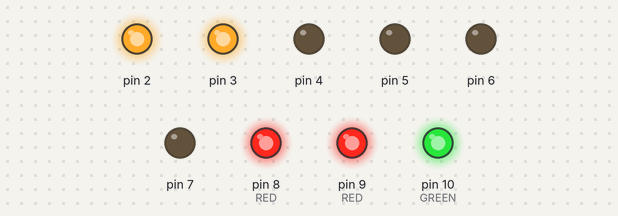
The sketch below on a simulated Arduino Uno, built with avr-gcc and run on an emulated ATmega328P. On the bench: output pins drawn as LEDs (lit = HIGH).

Above: at 0.5 s.
At 1.5 s:
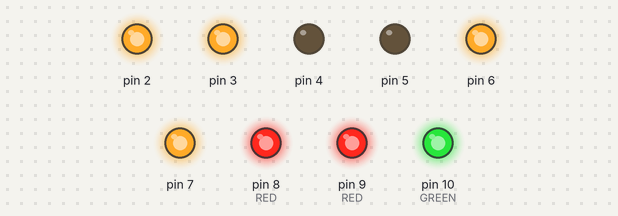
At 3.3 s:
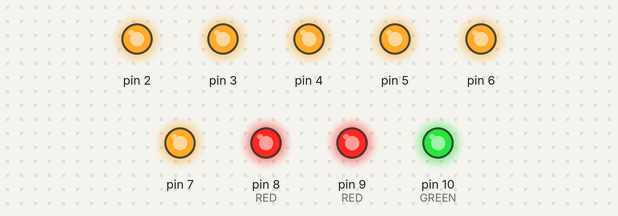
At 4.3 s:
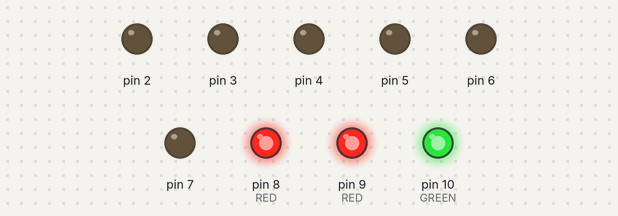
Timing chart, 0 to 5.5 s (numbered marks = the images above):
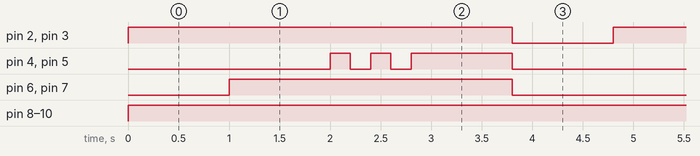

Measured:
- by itself, pin 2, pin 3: alternates HIGH for 3.8 s and LOW for 1.0 s
- by itself, pin 4, pin 5: repeats every 4.8 s: LOW 0.20 s, HIGH 0.20 s, LOW 0.20 s, HIGH 1.0 s, LOW 3.0 s, HIGH 0.20 s
- by itself, pin 6, pin 7: alternates HIGH for 2.8 s and LOW for 2.0 s
- by itself, pin 8 (RED), pin 9 (RED), pin 10 (GREEN): LOW → HIGH at 0.00 s

The sketch:

daddy_pinball.ino
```cpp
void setup()
{
 //GREEN
 pinMode(2, OUTPUT);
 pinMode(3, OUTPUT);

 //RED
 pinMode(4, OUTPUT);
 pinMode(5, OUTPUT);

 //YELLOW
 pinMode(6, OUTPUT);
 pinMode(7, OUTPUT);

 //BOARD
 pinMode(8, OUTPUT); //RED
 pinMode(9, OUTPUT); //RED
 pinMode(10, OUTPUT); //GREEN
}

void loop()
{
  //BOARD
  digitalWrite(8, HIGH);
  digitalWrite(9, HIGH);
  digitalWrite(10, HIGH);

  //GLASS
  digitalWrite(2, HIGH);
  digitalWrite(3, HIGH);
  digitalWrite(6, LOW);
  digitalWrite(7, LOW);
  digitalWrite(4, LOW);
  digitalWrite(5, LOW);
  delay(1000);

  digitalWrite(6, HIGH);
  digitalWrite(7, HIGH);
  delay(1000);

  digitalWrite(4, HIGH);
  digitalWrite(5, HIGH);
  delay(200);

  digitalWrite(4, LOW);
  digitalWrite(5, LOW);
  delay(200);

  digitalWrite(4, HIGH);
  digitalWrite(5, HIGH);
  delay(200);

  digitalWrite(4, LOW);
  digitalWrite(5, LOW);
  delay(200);

  digitalWrite(4, HIGH);
  digitalWrite(5, HIGH);
  delay(1000);

  digitalWrite(2, LOW);
  digitalWrite(3, LOW);
  digitalWrite(6, LOW);
  digitalWrite(7, LOW);
  digitalWrite(4, LOW);
  digitalWrite(5, LOW);
  delay(1000);
}
```
